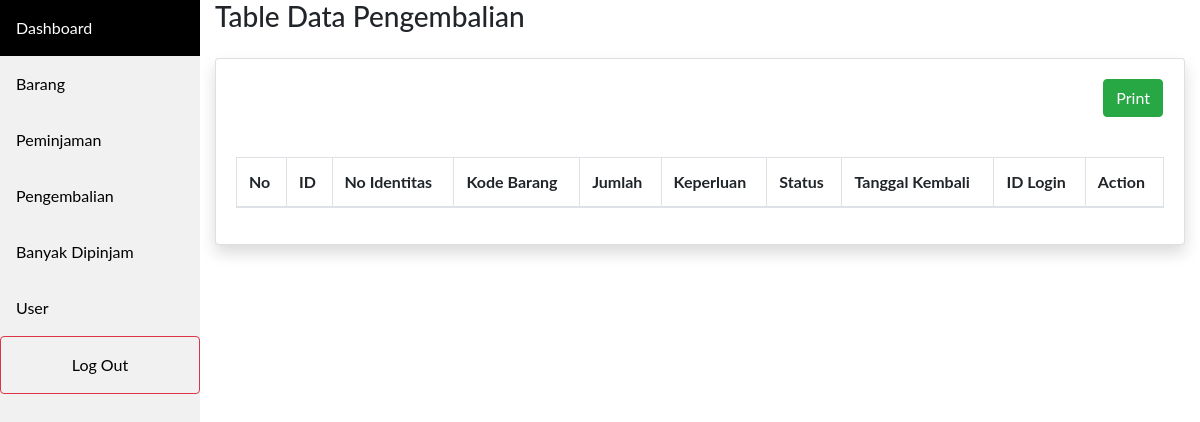
The page /pengembalian.php (signed in) on the database as committed earlier.
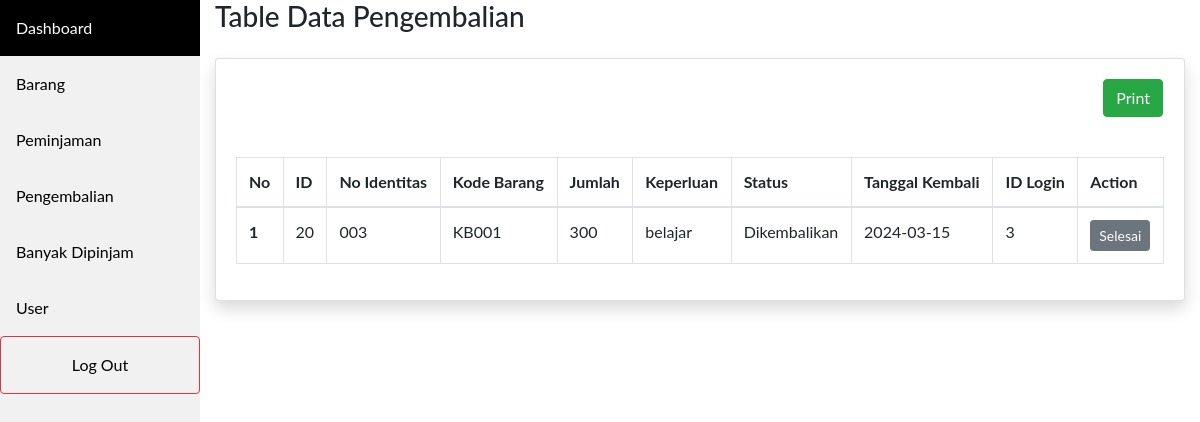
The same page on the database as committed later.
### tables this page shows
CREATE TABLE `pengembalian` (
  `id` int(255) NOT NULL,
  `tgl_kembali` date NOT NULL,
  `no_identitas` varchar(255) NOT NULL,
  `kode_barang` varchar(255) NOT NULL,
  `jumlah` int(255) NOT NULL,
  `keperluan` varchar(255) NOT NULL,
  `status` varchar(255) NOT NULL,
  `id_login` int(255) NOT NULL
);

### database.php (called while the page is built, shortened)
<?php
$host = "localhost";
$user = "root";
$pass = "";
$dbname = "sts_ridwan";
$koneksi = mysqli_connect($host, $user, $pass, $dbname) or die("Gagal terhubung dengan database " . mysqli_error($koneksi));
function tampildata1($tablename)
{
    global $koneksi;
    $hasil = mysqli_query($koneksi, "select * from $tablename");
    $rows = [];
    while ($row = mysqli_fetch_assoc($hasil)) {
        $rows[] = $row;
    }
    return $rows;
}
?>

### pengembalian.php (the view, shortened to what this page needs)
<?php
require_once('database.php');
$data = tampildata1('pengembalian');
$nomor = 0;
?>
<!doctype html>
<html lang="en">
<head>
  <link rel="stylesheet" href="https://cdn.jsdelivr.net/npm/bootstrap@4.6.2/dist/css/bootstrap.min.css"
>
</head>
<body>
  <?php
  if ($_SESSION['status'] <> "login") {
    header("location:login.php?msg=belum_login");
  } else {
    require('navbar.php');
  }
  ?>
  <div id="content-wrapper" class="d-flex flex-column">
<div id="content">
    <div class="container-fluid">
<h1 class="h3 mb-4 text-gray-800">Table Data Pengembalian</h1>
<div class="card shadow mb-4">
<div class="card-body">
<div class="row justify-content-end pr-3">
<button onclick="printData()" class="btn btn-success">
<i class="fas fa-fw fa-print"></i> Print
</button>
</div>
</div>
<div class="card-body">
<div class="table-responsive">
<table class="table table-bordered" id="dataTable" width="100%" cellspacing="0">
    <thead>
        <tr>
            <th>No</th>
            <th>ID</th>
            <th>No Identitas</th>
            <th>Kode Barang</th>
            <th>Jumlah</th>
            <th>Keperluan</th>
            <th>Status</th>
            <th>Tanggal Kembali</th>
            <th>ID Login</th>
            <th>Action</th>
        </tr>
    </thead>
    <tbody>
        <?php foreach($data as $pengembalian) : ?>
        <?php $nomor++; ?>
        <tr>
            <th scope="row"><?php echo "$nomor"; ?></th>
            <td><?php echo "$pengembalian[id]";?></td>
            <td><?php echo "$pengembalian[no_identitas]";?></td>
            <td><?php echo "$pengembalian[kode_barang]";?></td>
            <td><?php echo "$pengembalian[jumlah]";?></td>
            <td><?php echo "$pengembalian[keperluan]";?></td>
            <td><?php echo "$pengembalian[status]";?></td>
            <td><?php echo "$pengembalian[tgl_kembali]";?></td>
            <td><?php echo "$pengembalian[id_login]";?></td>
            <td>
                <?php
                    echo "
                    <a href='javascript:hapusData(".$pengembalian['id'].")'><button type='button' class='btn btn-secondary btn-sm'>Selesai</button></a>
                    "
                ?>
            </td>
        </tr>
        <?php endforeach; ?>
    </tbody>
</table>
</div>
</div>
</div>
</div>
</div>
</div>
</body>
</html>

Rows that differ between the two databases and show on the page:
added pengembalian: id "20", no_identitas "003", kode_barang "KB001", jumlah "300", keperluan "belajar", status "Dikembalikan", tgl_kembali "2024-03-15", id_login "3"
